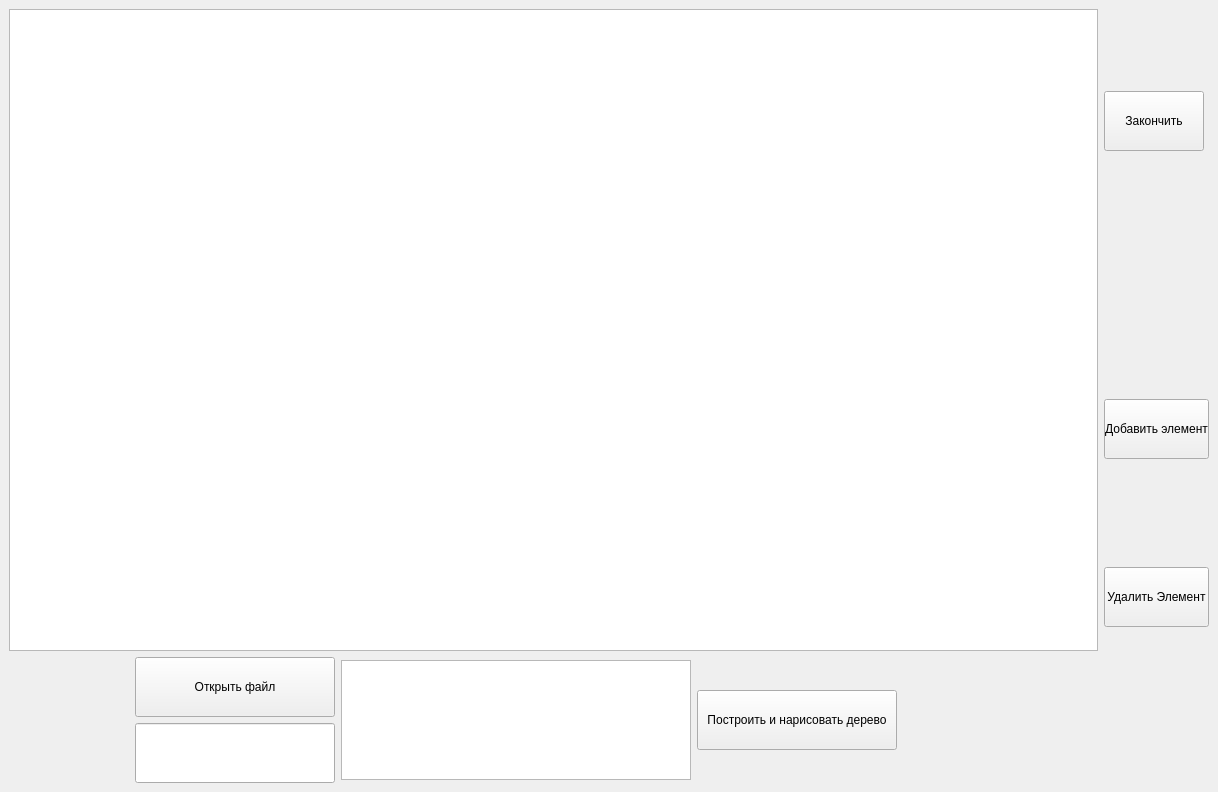
<?xml version="1.0" encoding="UTF-8"?>
<ui version="4.0">
 <class>MainWindow</class>
 <widget class="QMainWindow" name="MainWindow">
  <property name="geometry">
   <rect>
    <x>0</x>
    <y>0</y>
    <width>1218</width>
    <height>792</height>
   </rect>
  </property>
  <property name="windowTitle">
   <string>MainWindow</string>
  </property>
  <widget class="QWidget" name="centralwidget">
   <layout class="QGridLayout" name="gridLayout_2">
    <item row="0" column="0">
     <widget class="QGraphicsView" name="graphicsView"/>
    </item>
    <item row="0" column="1">
     <layout class="QVBoxLayout" name="verticalLayout">
      <item>
       <spacer name="verticalSpacer_3">
        <property name="orientation">
         <enum>Qt::Vertical</enum>
        </property>
        <property name="sizeHint" stdset="0">
         <size>
          <width>20</width>
          <height>98</height>
         </size>
        </property>
       </spacer>
      </item>
      <item>
       <widget class="QPushButton" name="pushButton_4">
        <property name="minimumSize">
         <size>
          <width>100</width>
          <height>60</height>
         </size>
        </property>
        <property name="maximumSize">
         <size>
          <width>100</width>
          <height>60</height>
         </size>
        </property>
        <property name="text">
         <string>Закончить</string>
        </property>
       </widget>
      </item>
      <item>
       <spacer name="verticalSpacer">
        <property name="orientation">
         <enum>Qt::Vertical</enum>
        </property>
        <property name="sizeHint" stdset="0">
         <size>
          <width>20</width>
          <height>258</height>
         </size>
        </property>
       </spacer>
      </item>
      <item>
       <widget class="QPushButton" name="pushButton_3">
        <property name="minimumSize">
         <size>
          <width>105</width>
          <height>60</height>
         </size>
        </property>
        <property name="maximumSize">
         <size>
          <width>105</width>
          <height>60</height>
         </size>
        </property>
        <property name="text">
         <string>Добавить элемент</string>
        </property>
       </widget>
      </item>
      <item>
       <spacer name="verticalSpacer_2">
        <property name="orientation">
         <enum>Qt::Vertical</enum>
        </property>
        <property name="sizeHint" stdset="0">
         <size>
          <width>20</width>
          <height>118</height>
         </size>
        </property>
       </spacer>
      </item>
      <item>
       <widget class="QPushButton" name="pushButton_5">
        <property name="minimumSize">
         <size>
          <width>105</width>
          <height>60</height>
         </size>
        </property>
        <property name="maximumSize">
         <size>
          <width>105</width>
          <height>16777215</height>
         </size>
        </property>
        <property name="text">
         <string>Удалить Элемент</string>
        </property>
       </widget>
      </item>
      <item>
       <spacer name="verticalSpacer_4">
        <property name="orientation">
         <enum>Qt::Vertical</enum>
        </property>
        <property name="sizeHint" stdset="0">
         <size>
          <width>20</width>
          <height>40</height>
         </size>
        </property>
       </spacer>
      </item>
     </layout>
    </item>
    <item row="2" column="0">
     <layout class="QHBoxLayout" name="horizontalLayout">
      <item>
       <spacer name="horizontalSpacer">
        <property name="orientation">
         <enum>Qt::Horizontal</enum>
        </property>
        <property name="sizeHint" stdset="0">
         <size>
          <width>40</width>
          <height>20</height>
         </size>
        </property>
       </spacer>
      </item>
      <item>
       <layout class="QGridLayout" name="gridLayout">
        <item row="0" column="0">
         <widget class="QPushButton" name="pushButton_2">
          <property name="minimumSize">
           <size>
            <width>200</width>
            <height>60</height>
           </size>
          </property>
          <property name="maximumSize">
           <size>
            <width>200</width>
            <height>60</height>
           </size>
          </property>
          <property name="text">
           <string>Открыть файл</string>
          </property>
         </widget>
        </item>
        <item row="1" column="0">
         <widget class="QLineEdit" name="inputTextEdit">
          <property name="minimumSize">
           <size>
            <width>200</width>
            <height>60</height>
           </size>
          </property>
          <property name="maximumSize">
           <size>
            <width>200</width>
            <height>60</height>
           </size>
          </property>
         </widget>
        </item>
       </layout>
      </item>
      <item>
       <widget class="QTextEdit" name="outTextEdit">
        <property name="minimumSize">
         <size>
          <width>350</width>
          <height>120</height>
         </size>
        </property>
        <property name="maximumSize">
         <size>
          <width>350</width>
          <height>120</height>
         </size>
        </property>
       </widget>
      </item>
      <item>
       <widget class="QPushButton" name="pushButton">
        <property name="minimumSize">
         <size>
          <width>200</width>
          <height>60</height>
         </size>
        </property>
        <property name="maximumSize">
         <size>
          <width>200</width>
          <height>60</height>
         </size>
        </property>
        <property name="text">
         <string>Построить и нарисовать дерево</string>
        </property>
       </widget>
      </item>
      <item>
       <spacer name="horizontalSpacer_3">
        <property name="orientation">
         <enum>Qt::Horizontal</enum>
        </property>
        <property name="sizeHint" stdset="0">
         <size>
          <width>201</width>
          <height>20</height>
         </size>
        </property>
       </spacer>
      </item>
     </layout>
    </item>
   </layout>
  </widget>
 </widget>
 <resources/>
 <connections/>
</ui>
